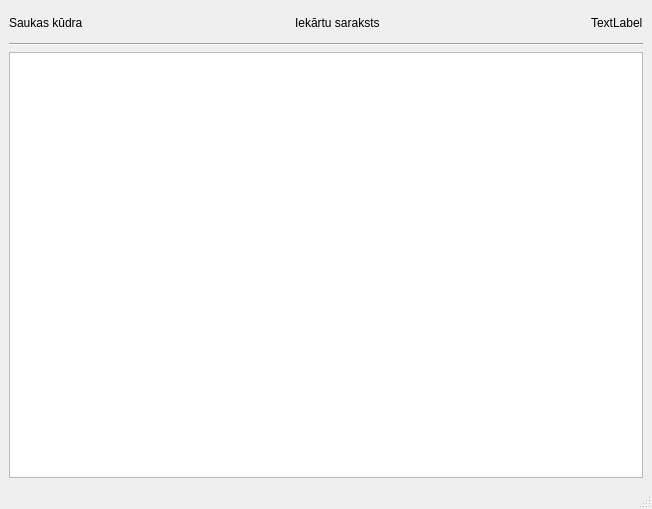
<?xml version="1.0" encoding="UTF-8"?>
<ui version="4.0">
 <class>HWListsForm</class>
 <widget class="QMainWindow" name="HWListsForm">
  <property name="geometry">
   <rect>
    <x>0</x>
    <y>0</y>
    <width>652</width>
    <height>509</height>
   </rect>
  </property>
  <property name="windowTitle">
   <string>MainWindow</string>
  </property>
  <widget class="QWidget" name="centralwidget">
   <layout class="QVBoxLayout" name="verticalLayout_2" stretch="1,0,15">
    <item>
     <layout class="QHBoxLayout" name="horizontalLayout">
      <item>
       <widget class="QLabel" name="label_3">
        <property name="text">
         <string>Saukas kūdra</string>
        </property>
       </widget>
      </item>
      <item>
       <spacer name="horizontalSpacer_2">
        <property name="orientation">
         <enum>Qt::Horizontal</enum>
        </property>
        <property name="sizeHint" stdset="0">
         <size>
          <width>40</width>
          <height>20</height>
         </size>
        </property>
       </spacer>
      </item>
      <item>
       <widget class="QLabel" name="label_2">
        <property name="text">
         <string>Iekārtu saraksts</string>
        </property>
       </widget>
      </item>
      <item>
       <spacer name="horizontalSpacer">
        <property name="orientation">
         <enum>Qt::Horizontal</enum>
        </property>
        <property name="sizeHint" stdset="0">
         <size>
          <width>40</width>
          <height>20</height>
         </size>
        </property>
       </spacer>
      </item>
      <item>
       <widget class="QLabel" name="label">
        <property name="text">
         <string>TextLabel</string>
        </property>
       </widget>
      </item>
     </layout>
    </item>
    <item>
     <widget class="Line" name="line">
      <property name="orientation">
       <enum>Qt::Horizontal</enum>
      </property>
     </widget>
    </item>
    <item>
     <layout class="QVBoxLayout" name="verticalLayout">
      <item>
       <widget class="QTableView" name="tableView">
        <attribute name="horizontalHeaderShowSortIndicator" stdset="0">
         <bool>false</bool>
        </attribute>
        <attribute name="horizontalHeaderStretchLastSection">
         <bool>true</bool>
        </attribute>
        <attribute name="verticalHeaderVisible">
         <bool>true</bool>
        </attribute>
        <attribute name="verticalHeaderHighlightSections">
         <bool>true</bool>
        </attribute>
       </widget>
      </item>
     </layout>
    </item>
   </layout>
  </widget>
  <widget class="QMenuBar" name="menubar">
   <property name="geometry">
    <rect>
     <x>0</x>
     <y>0</y>
     <width>652</width>
     <height>17</height>
    </rect>
   </property>
  </widget>
  <widget class="QStatusBar" name="statusbar"/>
 </widget>
 <resources/>
 <connections/>
</ui>
